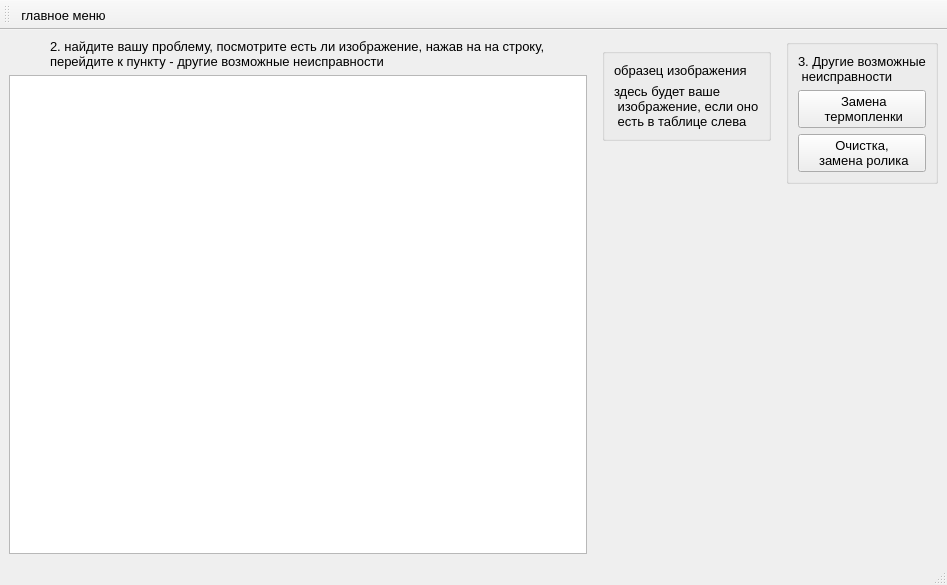
<?xml version="1.0" encoding="UTF-8"?>
<ui version="4.0">
 <class>faksdevise</class>
 <widget class="QMainWindow" name="faksdevise">
  <property name="geometry">
   <rect>
    <x>0</x>
    <y>0</y>
    <width>947</width>
    <height>585</height>
   </rect>
  </property>
  <property name="font">
   <font>
    <pointsize>10</pointsize>
   </font>
  </property>
  <property name="windowTitle">
   <string>Неисправности факсимиального устройства</string>
  </property>
  <widget class="QWidget" name="centralwidget">
   <layout class="QGridLayout" name="gridLayout_2">
    <item row="0" column="0">
     <layout class="QGridLayout" name="gridLayout">
      <item row="0" column="0">
       <layout class="QVBoxLayout" name="verticalLayout">
        <item alignment="Qt::AlignHCenter">
         <widget class="QLabel" name="label_2">
          <property name="text">
           <string>2. найдите вашу проблему, посмотрите есть ли изображение, нажав на на строку, 
перейдите к пункту - другие возможные неисправности</string>
          </property>
         </widget>
        </item>
        <item>
         <widget class="QTableView" name="faskd">
          <property name="font">
           <font>
            <pointsize>10</pointsize>
           </font>
          </property>
          <property name="frameShape">
           <enum>QFrame::StyledPanel</enum>
          </property>
          <property name="frameShadow">
           <enum>QFrame::Sunken</enum>
          </property>
          <property name="lineWidth">
           <number>1</number>
          </property>
          <property name="midLineWidth">
           <number>1</number>
          </property>
          <property name="verticalScrollBarPolicy">
           <enum>Qt::ScrollBarAsNeeded</enum>
          </property>
          <property name="horizontalScrollBarPolicy">
           <enum>Qt::ScrollBarAsNeeded</enum>
          </property>
          <property name="sizeAdjustPolicy">
           <enum>QAbstractScrollArea::AdjustToContents</enum>
          </property>
         </widget>
        </item>
       </layout>
      </item>
      <item row="0" column="2" alignment="Qt::AlignRight|Qt::AlignTop">
       <widget class="QGroupBox" name="groupBox">
        <layout class="QVBoxLayout" name="verticalLayout_2">
         <item>
          <widget class="QLabel" name="label_5">
           <property name="text">
            <string>3. Другие возможные
 неисправности</string>
           </property>
          </widget>
         </item>
         <item>
          <widget class="QPushButton" name="tormoz">
           <property name="text">
            <string> Замена
 термопленки</string>
           </property>
          </widget>
         </item>
         <item>
          <widget class="QPushButton" name="rolik">
           <property name="text">
            <string>Очистка,
 замена ролика</string>
           </property>
          </widget>
         </item>
        </layout>
       </widget>
      </item>
      <item row="0" column="1">
       <widget class="QWidget" name="widget_2" native="true">
        <layout class="QVBoxLayout" name="verticalLayout_3">
         <item alignment="Qt::AlignTop">
          <widget class="QGroupBox" name="verticalGroupBox">
           <layout class="QVBoxLayout" name="verticalLayout_4">
            <item>
             <widget class="QLabel" name="label_3">
              <property name="text">
               <string>образец изображения</string>
              </property>
             </widget>
            </item>
            <item>
             <widget class="QLabel" name="lpic_2">
              <property name="text">
               <string>здесь будет ваше
 изображение, если оно
 есть в таблице слева</string>
              </property>
             </widget>
            </item>
           </layout>
          </widget>
         </item>
        </layout>
       </widget>
      </item>
     </layout>
    </item>
   </layout>
  </widget>
  <widget class="QMenuBar" name="menubar">
   <property name="geometry">
    <rect>
     <x>0</x>
     <y>0</y>
     <width>947</width>
     <height>21</height>
    </rect>
   </property>
  </widget>
  <widget class="QStatusBar" name="statusbar"/>
  <widget class="QToolBar" name="toolBar">
   <property name="windowTitle">
    <string>toolBar</string>
   </property>
   <attribute name="toolBarArea">
    <enum>TopToolBarArea</enum>
   </attribute>
   <attribute name="toolBarBreak">
    <bool>false</bool>
   </attribute>
   <addaction name="main"/>
  </widget>
  <action name="main">
   <property name="icon">
    <iconset>
     <normaloff>icon/menu.png</normaloff>icon/menu.png</iconset>
   </property>
   <property name="text">
    <string>главное меню</string>
   </property>
  </action>
 </widget>
 <resources/>
 <connections/>
</ui>
